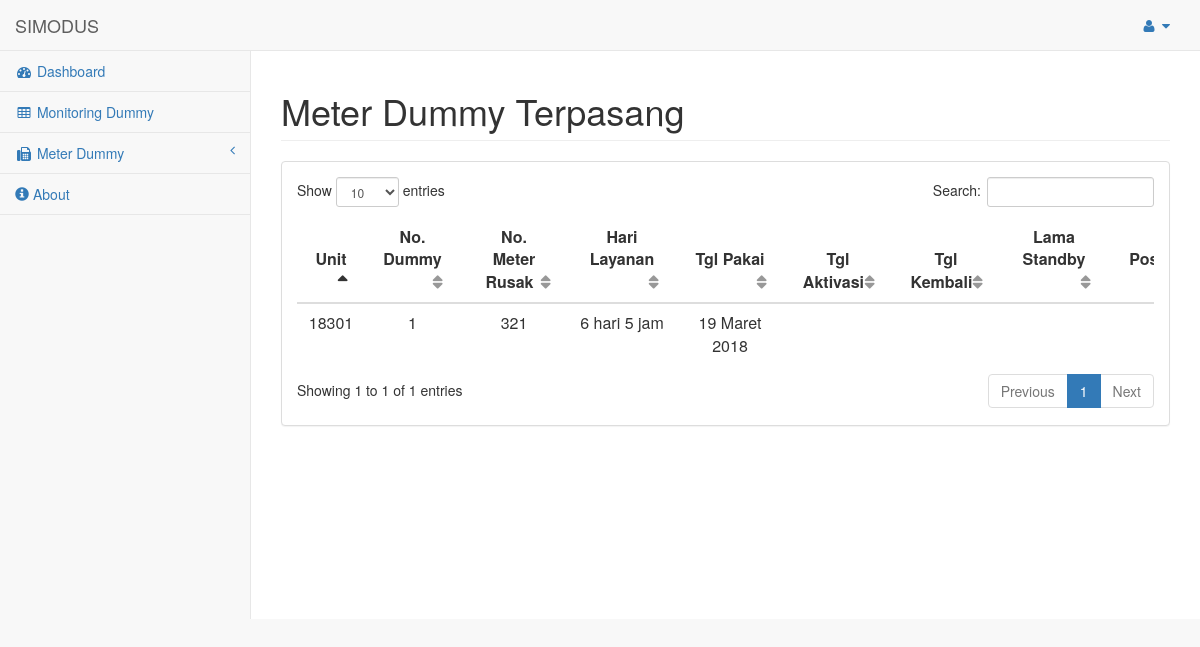
/pages/admin.php?page=dps (signed in), run on the app's committed database.
### tables this page shows
CREATE TABLE `tbl_metdum_stok` (
  `id` int(11) NOT NULL AUTO_INCREMENT,
  `no_dummy` int(11) NOT NULL DEFAULT '0',
  `unit` varchar(10) DEFAULT NULL,
  `tgl_pakai` datetime DEFAULT NULL,
  `tgl_aktivasi` datetime DEFAULT NULL,
  `tgl_kembali` datetime DEFAULT NULL,
  `status` varchar(20) DEFAULT NULL,
  `no_meter_rusak` varchar(25) DEFAULT NULL,
  `posko` varchar(20) DEFAULT NULL,
  PRIMARY KEY (`id`)
);

### pages/dummy_terpasang.php (the view, shortened to what this page needs)
<?php
if (empty($_SESSION['admin'])) {
    echo '<script language="javascript">
        window.alert("Anda harus login terlebih dahulu!");
        window.location.href="../index.php"
        </script>';
    die();
} else {
    if ($_SESSION['admin'] == 1 || $_SESSION['admin'] == 2) {
        ?>
        <div id="page-wrapper">
            <div class="row">
                <div class="col-lg-12">
                    <h1 class="page-header">Meter Dummy Terpasang</h1>
                </div>
            </div>
            <div class="row">
                <div class="col-lg-12">
                    <div class="panel panel-default">
                        <div class="panel-body">
                            <div class="table-responsive">
                                <table class="table table-hover" id="monitoring">
                                    <thead>
                                        <tr>
                                            <th width="7%" style="text-align: center">Unit</th>
                                            <th width="5%" style="text-align: center">No. Dummy</th>
                                            <th width="12%" style="text-align: center">No. Meter Rusak</th>
                                            <th width="12%" style="text-align: center">Hari Layanan</th>
                                            <th width="12%" style="text-align: center">Tgl Pakai</th>
                                            <th width="12%" style="text-align: center">Tgl Aktivasi</th>
                                            <th width="12%" style="text-align: center">Tgl Kembali</th>
                                            <th width="12%" style="text-align: center">Lama Standby</th>
                                            <th width="10%" style="text-align: center">Posko</th>
                                    </thead>
                                    <tbody>
                                        <tr>
                                            <?php
                                            $unit = $_SESSION['unit'];
                                            $query = mysqli_query($config, "SELECT * FROM tbl_metdum_stok WHERE unit LIKE '$unit%' && status='' ORDER BY unit, tgl_pakai ASC");
                                            if (mysqli_num_rows($query) > 0) {
                                                while ($row = mysqli_fetch_array($query)) {
                                                    ?>
                                                    <td style="text-align: center"><?= $row['unit'] ?></td>
                                                    <td style="text-align: center"><?= $row['no_dummy'] ?></td>
                                                    <td style="text-align: center"><?= $row['no_meter_rusak'] ?></td>
                                                    <?php
                                                    if (!empty($row['tgl_pakai']) && $row['tgl_kembali'] < $row['tgl_pakai']) {
                                                        $awal = date_create($row['tgl_pakai']);
                                                        $akhir = date_create();
                                                        $hari_layanan = date_diff($awal, $akhir);
                                                        echo '
                                                    <td style="text-align: center">' . $hari_layanan->d . ' hari ' . $hari_layanan->h . ' jam</td>';
                                                    } else {
                                                        echo '
                                                    <td style="text-align: center"> </td>';
                                                    }
                                                    if (empty($row['tgl_pakai'])) {
                                                        echo '<td style="text-align: center"> </td>';
                                                    } else {
                                                        $y = substr($row['tgl_pakai'], 0, 4);
                                                        $m = substr($row['tgl_pakai'], 5, 2);
                                                        $d = substr($row['tgl_pakai'], 8, 2);
                                                        if ($m == "01") {
                                                            $nm = "Januari";
                                                        } elseif ($m == "02") {
                                                            $nm = "Februari";
                                                        } elseif ($m == "03") {
                                                            $nm = "Maret";
                                                        } elseif ($m == "04") {
                                                            $nm = "April";
                                                        } elseif ($m == "05") {
                                                            $nm = "Mei";
                                                        } elseif ($m == "06") {
                                                            $nm = "Juni";
                                                        } elseif ($m == "07") {
                                                            $nm = "Juli";
                                                        } elseif ($m == "08") {
                                                            $nm = "Agustus";
                                                        } elseif ($m == "09") {
                                                            $nm = "September";
                                                        } elseif ($m == "10") {
                                                            $nm = "Oktober";
                                                        } elseif ($m == "11") {
                                                            $nm = "November";
                                                        } elseif ($m == "12") {
                                                            $nm = "Desember";
                                                        }
                                                        echo '
                                                    <td style="text-align: center">' . $d . " " . $nm . " " . $y . '</td>';
                                                    }
                                                    if ($row['tgl_aktivasi'] < $row['tgl_pakai']) {
                                                        echo '<td style="text-align: center"></td>';
                                                    } elseif (empty($row['tgl_pakai'])) {
                                                        echo '<td style="text-align: center"></td>';
                                                    }
                                                    if ($row['tgl_kembali'] < $row['tgl_aktivasi'] || $row['tgl_kembali'] < $row['tgl_pakai']) {
                                                        echo '<td style="text-align: center"> </td>';
                                                    } elseif (empty($row['tgl_aktivasi'])) {
                                                        echo '<td style="text-align: center"> </td>';
                                                    }
                                                    if (!empty($row['tgl_pakai']) && $row['tgl_kembali'] > $row['tgl_pakai']) {
                                                        $awal = date_create($row['tgl_kembali']);
                                                        $akhir = date_create();
                                                        $lama_standby = date_diff($awal, $akhir);
                                                        echo
                                                        '<td style="text-align: center">' . $lama_standby->d . ' hari ' . $lama_standby->h . ' jam</td>';
                                                    } else {
                                                        echo '
                                                    <td style="text-align: center"> </td>';
                                                    }
                                                    echo '<td style="text-align: center"> ' . $row['posko'] . ' </td>
                                                </tr>';
                                                }
                                            } else {
                                                echo '<tr><td colspan="5"><center><p class="add">Tidak ada data untuk ditampilkan.</p></center></td></tr>';
                                            }
                                            ?>
                                    </tbody>
                                </table>
                            </div>
                        </div>
                    </div>
                </div>
            </div>
        </div>
        <?php
    }
}
?>

### data on the page
tbl_metdum_stok: unit "18301", no_dummy "1", no_meter_rusak "321", tgl_pakai "6", tgl_pakai "5", tgl_pakai "19", tgl_pakai "Maret", tgl_pakai "2018"
